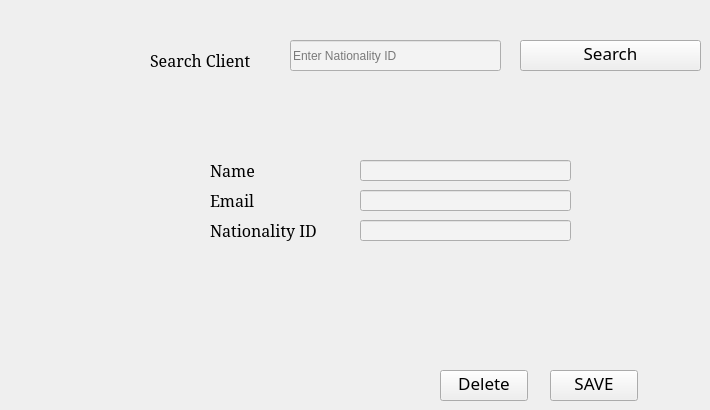
      <widget class="QWidget" name="tab_14">
       <attribute name="title">
        <string>Edit or Delete a Client</string>
       </attribute>
       <widget class="QPushButton" name="pushButton_23">
        <property name="geometry">
         <rect>
          <x>550</x>
          <y>370</y>
          <width>88</width>
          <height>31</height>
         </rect>
        </property>
        <property name="font">
         <font>
          <family>Noto Serif Thai</family>
          <pointsize>13</pointsize>
         </font>
        </property>
        <property name="text">
         <string>SAVE</string>
        </property>
       </widget>
       <widget class="QLineEdit" name="lineEdit_25">
        <property name="geometry">
         <rect>
          <x>360</x>
          <y>160</y>
          <width>211</width>
          <height>21</height>
         </rect>
        </property>
        <property name="font">
         <font>
          <pointsize>10</pointsize>
         </font>
        </property>
        <property name="styleSheet">
         <string notr="true">background-color: rgb(243, 243, 243);</string>
        </property>
       </widget>
       <widget class="QLabel" name="label_37">
        <property name="geometry">
         <rect>
          <x>210</x>
          <y>160</y>
          <width>81</width>
          <height>20</height>
         </rect>
        </property>
        <property name="font">
         <font>
          <family>Serif</family>
          <pointsize>12</pointsize>
         </font>
        </property>
        <property name="text">
         <string>Name</string>
        </property>
       </widget>
       <widget class="QLabel" name="label_38">
        <property name="geometry">
         <rect>
          <x>210</x>
          <y>190</y>
          <width>88</width>
          <height>20</height>
         </rect>
        </property>
        <property name="font">
         <font>
          <family>Serif</family>
          <pointsize>12</pointsize>
         </font>
        </property>
        <property name="text">
         <string>Email</string>
        </property>
       </widget>
       <widget class="QLineEdit" name="lineEdit_26">
        <property name="geometry">
         <rect>
          <x>360</x>
          <y>190</y>
          <width>211</width>
          <height>21</height>
         </rect>
        </property>
        <property name="font">
         <font>
          <pointsize>10</pointsize>
         </font>
        </property>
        <property name="styleSheet">
         <string notr="true">background-color: rgb(243, 243, 243);</string>
        </property>
       </widget>
       <widget class="QLineEdit" name="lineEdit_27">
        <property name="geometry">
         <rect>
          <x>360</x>
          <y>220</y>
          <width>211</width>
          <height>21</height>
         </rect>
        </property>
        <property name="font">
         <font>
          <pointsize>10</pointsize>
         </font>
        </property>
        <property name="styleSheet">
         <string notr="true">background-color: rgb(243, 243, 243);</string>
        </property>
       </widget>
       <widget class="QLabel" name="label_42">
        <property name="geometry">
         <rect>
          <x>210</x>
          <y>220</y>
          <width>121</width>
          <height>21</height>
         </rect>
        </property>
        <property name="font">
         <font>
          <family>Serif</family>
          <pointsize>12</pointsize>
         </font>
        </property>
        <property name="text">
         <string>Nationality ID</string>
        </property>
       </widget>
       <widget class="QPushButton" name="pushButton_24">
        <property name="geometry">
         <rect>
          <x>440</x>
          <y>370</y>
          <width>88</width>
          <height>31</height>
         </rect>
        </property>
        <property name="font">
         <font>
          <family>Noto Serif Thai</family>
          <pointsize>13</pointsize>
         </font>
        </property>
        <property name="text">
         <string>Delete</string>
        </property>
       </widget>
       <widget class="QLabel" name="label_43">
        <property name="geometry">
         <rect>
          <x>150</x>
          <y>50</y>
          <width>131</width>
          <height>20</height>
         </rect>
        </property>
        <property name="font">
         <font>
          <family>Serif</family>
          <pointsize>12</pointsize>
         </font>
        </property>
        <property name="text">
         <string>Search Client</string>
        </property>
       </widget>
       <widget class="QLineEdit" name="lineEdit_28">
        <property name="geometry">
         <rect>
          <x>290</x>
          <y>40</y>
          <width>211</width>
          <height>31</height>
         </rect>
        </property>
        <property name="styleSheet">
         <string notr="true">background-color: rgb(243, 243, 243);</string>
        </property>
        <property name="placeholderText">
         <string>Enter Nationality ID</string>
        </property>
       </widget>
       <widget class="QPushButton" name="pushButton_25">
        <property name="geometry">
         <rect>
          <x>520</x>
          <y>40</y>
          <width>181</width>
          <height>31</height>
         </rect>
        </property>
        <property name="font">
         <font>
          <family>Noto Serif Thai</family>
          <pointsize>13</pointsize>
         </font>
        </property>
        <property name="text">
         <string>Search</string>
        </property>
       </widget>
      </widget>
